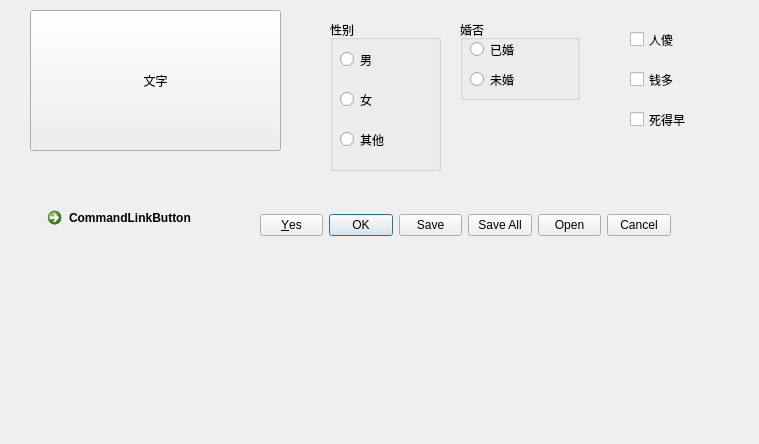
<?xml version="1.0" encoding="UTF-8"?>
<ui version="4.0">
 <class>Widget</class>
 <widget class="QWidget" name="Widget">
  <property name="geometry">
   <rect>
    <x>0</x>
    <y>0</y>
    <width>759</width>
    <height>444</height>
   </rect>
  </property>
  <property name="windowTitle">
   <string>Widget</string>
  </property>
  <widget class="QToolButton" name="toolButton">
   <property name="geometry">
    <rect>
     <x>30</x>
     <y>10</y>
     <width>251</width>
     <height>141</height>
    </rect>
   </property>
   <property name="text">
    <string>文字</string>
   </property>
   <property name="icon">
    <iconset resource="res.qrc">
     <normaloff>:/Image/OnePiece.png</normaloff>:/Image/OnePiece.png</iconset>
   </property>
   <property name="iconSize">
    <size>
     <width>100</width>
     <height>100</height>
    </size>
   </property>
   <property name="toolButtonStyle">
    <enum>Qt::ToolButtonTextUnderIcon</enum>
   </property>
  </widget>
  <widget class="QGroupBox" name="groupBox">
   <property name="geometry">
    <rect>
     <x>330</x>
     <y>20</y>
     <width>111</width>
     <height>151</height>
    </rect>
   </property>
   <property name="title">
    <string>性别</string>
   </property>
   <widget class="QRadioButton" name="radioButton_3">
    <property name="geometry">
     <rect>
      <x>10</x>
      <y>110</y>
      <width>115</width>
      <height>19</height>
     </rect>
    </property>
    <property name="text">
     <string>其他</string>
    </property>
   </widget>
   <widget class="QRadioButton" name="radioButton_2">
    <property name="geometry">
     <rect>
      <x>10</x>
      <y>70</y>
      <width>115</width>
      <height>19</height>
     </rect>
    </property>
    <property name="text">
     <string>女</string>
    </property>
   </widget>
   <widget class="QRadioButton" name="radioButton">
    <property name="geometry">
     <rect>
      <x>10</x>
      <y>30</y>
      <width>115</width>
      <height>19</height>
     </rect>
    </property>
    <property name="text">
     <string>男</string>
    </property>
   </widget>
  </widget>
  <widget class="QGroupBox" name="groupBox_2">
   <property name="geometry">
    <rect>
     <x>460</x>
     <y>20</y>
     <width>120</width>
     <height>80</height>
    </rect>
   </property>
   <property name="title">
    <string>婚否</string>
   </property>
   <widget class="QRadioButton" name="radioButton_5">
    <property name="geometry">
     <rect>
      <x>10</x>
      <y>50</y>
      <width>115</width>
      <height>19</height>
     </rect>
    </property>
    <property name="text">
     <string>未婚</string>
    </property>
   </widget>
   <widget class="QRadioButton" name="radioButton_4">
    <property name="geometry">
     <rect>
      <x>10</x>
      <y>20</y>
      <width>115</width>
      <height>19</height>
     </rect>
    </property>
    <property name="text">
     <string>已婚</string>
    </property>
   </widget>
  </widget>
  <widget class="QCheckBox" name="checkBox">
   <property name="geometry">
    <rect>
     <x>630</x>
     <y>30</y>
     <width>91</width>
     <height>19</height>
    </rect>
   </property>
   <property name="text">
    <string>人傻</string>
   </property>
   <property name="tristate">
    <bool>true</bool>
   </property>
  </widget>
  <widget class="QCheckBox" name="checkBox_2">
   <property name="geometry">
    <rect>
     <x>630</x>
     <y>70</y>
     <width>91</width>
     <height>19</height>
    </rect>
   </property>
   <property name="text">
    <string>钱多</string>
   </property>
  </widget>
  <widget class="QCheckBox" name="checkBox_3">
   <property name="geometry">
    <rect>
     <x>630</x>
     <y>110</y>
     <width>91</width>
     <height>19</height>
    </rect>
   </property>
   <property name="text">
    <string>死得早</string>
   </property>
  </widget>
  <widget class="QCommandLinkButton" name="commandLinkButton">
   <property name="geometry">
    <rect>
     <x>40</x>
     <y>200</y>
     <width>211</width>
     <height>41</height>
    </rect>
   </property>
   <property name="text">
    <string>CommandLinkButton</string>
   </property>
  </widget>
  <widget class="QDialogButtonBox" name="buttonBox">
   <property name="geometry">
    <rect>
     <x>260</x>
     <y>210</y>
     <width>411</width>
     <height>31</height>
    </rect>
   </property>
   <property name="standardButtons">
    <set>QDialogButtonBox::Cancel|QDialogButtonBox::Ok|QDialogButtonBox::Open|QDialogButtonBox::Save|QDialogButtonBox::SaveAll|QDialogButtonBox::Yes</set>
   </property>
  </widget>
 </widget>
 <layoutdefault spacing="6" margin="11"/>
 <resources>
  <include location="res.qrc"/>
 </resources>
 <connections/>
</ui>
